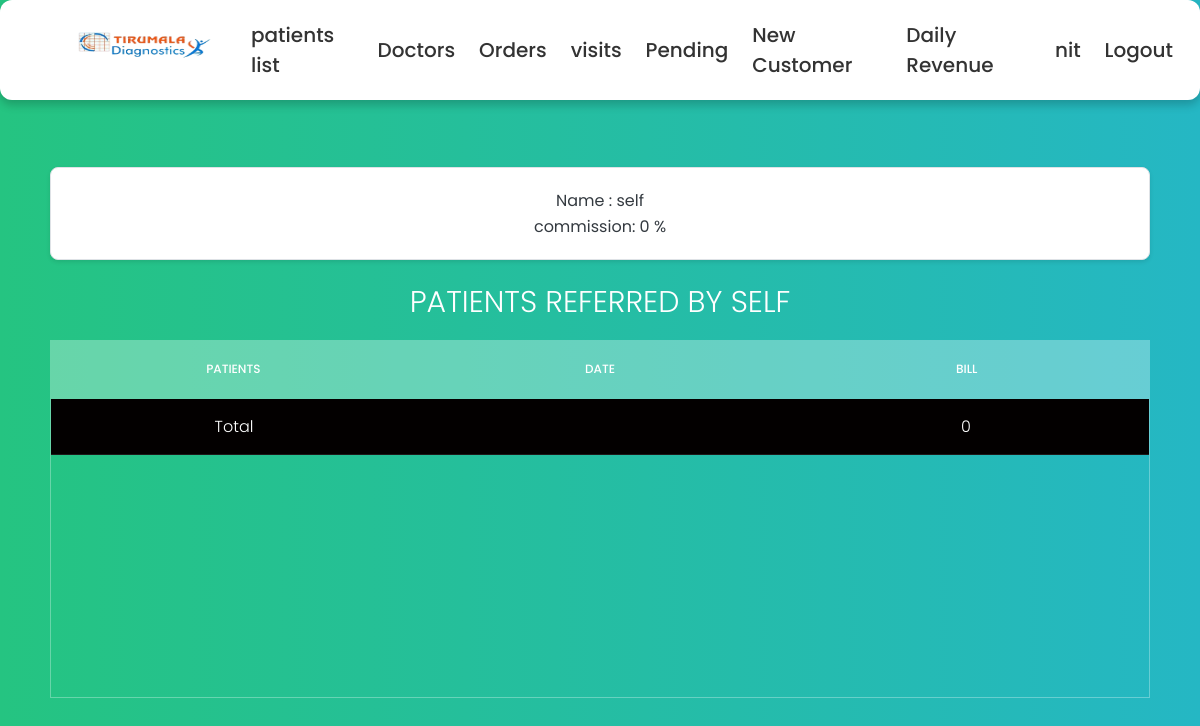
/3/doctor (signed in), run on an earlier commit of the app's database.
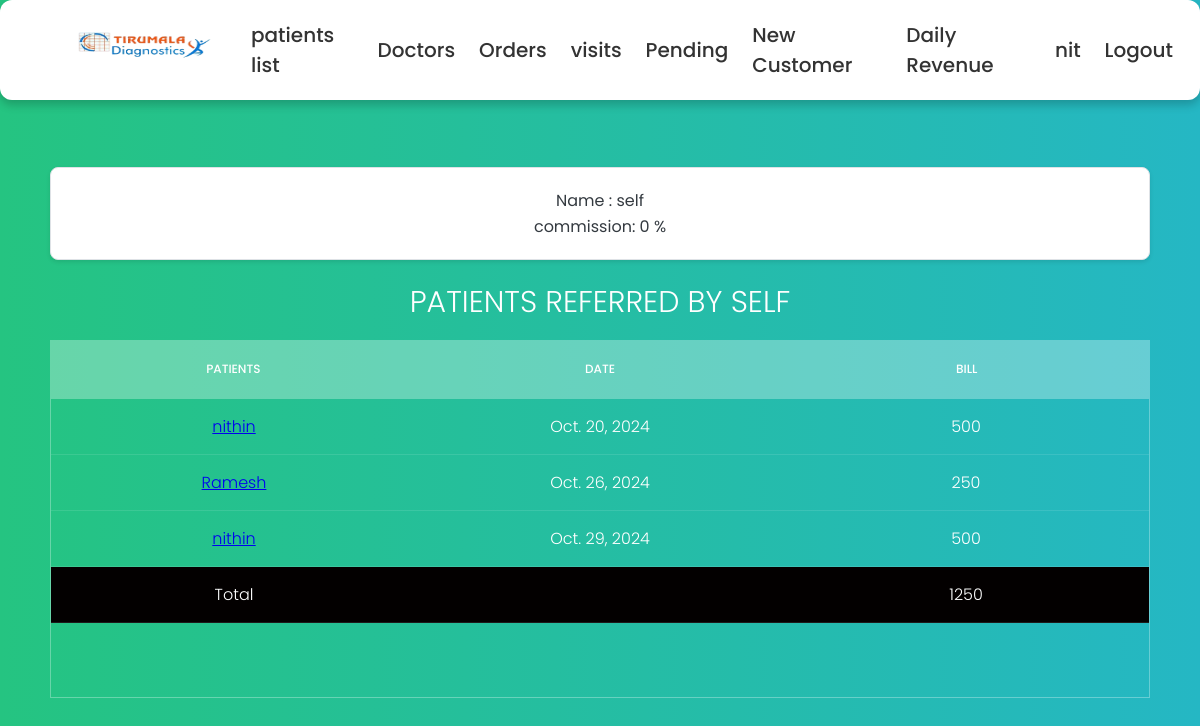
And on a later commit of the database.
### details/models.py (models this page shows, shortened)
class Doctor(models.Model):
    doctor_name = models.CharField(max_length=50)
    commission = models.IntegerField()
    doctor_mobile = models.IntegerField(null=True)
    doctor_email = models.EmailField(null=True)
    def total_cost(self):
        s = self.order_set.all()
        amount = 0
        for i in s:
            patient_bill = i.get_total()
            amount += patient_bill
        return amount
    def __str__(self):
        return self.doctor_name

class Order(models.Model):
    def get_total(self):
        total = sum(test.price for test in self.tests.all())
        return total
    collected_at = models.ForeignKey(Locations, on_delete=models.DO_NOTHING,null=True)
    referred_by = models.ForeignKey(Doctor, on_delete=models.DO_NOTHING,null=True)
    collected_date = models.DateField(null= True)
    expected_complete_date = models.DateField(null=True)
    tests = models.ManyToManyField(Test, blank=False)
    customer = models.ForeignKey(Customer,on_delete=models.DO_NOTHING, blank=False)
    order_id = models.UUIDField(default=uuid.uuid4, primary_key=True)
    collected_by = models.ForeignKey(Tech, on_delete=models.DO_NOTHING,null=True, related_name='collected_by', blank = True)
    tested_by = models.ForeignKey(Tech, on_delete=models.DO_NOTHING,null=True, related_name='tested_by', blank = True)
    report_by = models.ForeignKey(Tech, on_delete=models.DO_NOTHING,null=True, related_name='report_by',blank=True)
    collected_datetime = models.DateTimeField(null=True)  # For date and time
    tested_datetime = models.DateTimeField(null=True)  # For date and time
    report_datetime = models.DateTimeField(null=True)  # For date and time
    hba1c = models.CharField(max_length=10, blank= True)
    blood_urea_nitrogen = models.CharField(max_length=10, blank=True)
    cotinine = models.CharField(max_length=10, blank=True)
    esr_1_hour = models.CharField(max_length=10, blank=True)
    hbsag = models.CharField(max_length=10, blank=True)
    hiv_1_and_2 = models.CharField(max_length=10, blank=True)
    colour = models.CharField(max_length=10, blank=True)
    specific_gravity = models.CharField(max_length=10, blank=True)
    ph = models.CharField(max_length=10, blank=True)
    blood = models.CharField(max_length=10, blank=True)
    albumin = models.CharField(max_length=10, blank=True)
    sugar = models.CharField(max_length=10, blank=True)
    ketone_bodies = models.CharField(max_length=10, blank=True)
    nitrite = models.CharField(max_length=10, blank=True)
    urobilinogen = models.CharField(max_length=10, blank=True)
    leucocytes = models.CharField(max_length=10, blank=True)
    bile_salts = models.CharField(max_length=10, blank=True)
    bile_pigments = models.CharField(max_length=10, blank=True)
    pus_cells = models.CharField(max_length=10, blank=True)
    epithelial_cells = models.CharField(max_length=10, blank=True)
    rbcs = models.CharField(max_length=10, blank=True)
    bacteria = models.CharField(max_length=10, blank=True)
    others = models.CharField(max_length=10, blank=True)
    haemoglobin = models.CharField(max_length=10, blank=True)
    rbc_count = models.CharField(max_length=10, blank=True)
    pcv = models.CharField(max_length=10, blank=True)
    platelets = models.CharField(max_length=10, blank=True)
    wbc = models.CharField(max_length=10, blank=True)
    neutrophils = models.CharField(max_length=10, blank=True)
    lymphocytes = models.CharField(max_length=10, blank=True)
    eosinophils = models.CharField(max_length=10, blank=True)
    monocytes = models.CharField(max_length=10, blank=True)
    basophils = models.CharField(max_length=10, blank=True)
    mcv = models.CharField(max_length=10, blank=True)
    mchc = models.CharField(max_length=10, blank=True)
    mch = models.CharField(max_length=10, blank=True)
    random_blood_sugar = models.CharField(max_length=10, blank=True)
    uric_acid = models.CharField(max_length=10, blank=True)
    serum_creatinine = models.CharField(max_length=10, blank=True)
    total_cholesterol = models.CharField(max_length=10, blank=True)
    hdl = models.CharField(max_length=10, blank=True)
    ldl = models.CharField(max_length=10, blank=True)
    vldl = models.CharField(max_length=10, blank=True)
    triglycerides = models.CharField(max_length=10, blank=True)
    chol_hdl_ratio = models.CharField(max_length=10, blank=True)
    total_bilirubin = models.CharField(max_length=10, blank=True)
    direct_bilirubin = models.CharField(max_length=10, blank=True)
    indirect_bilirubin = models.CharField(max_length=10, blank=True)
    alkaline_phosphatase = models.CharField(max_length=10, blank=True)
    serum_gpt = models.CharField(max_length=10, blank=True)
    serum_got = models.CharField(max_length=10, blank=True)
    total_proteins = models.CharField(max_length=10, blank=True)
    albumin = models.CharField(max_length=10, blank=True)
    globulin = models.CharField(max_length=10, blank=True)
    alb_glob_ratio = models.CharField(max_length=10, blank=True)
    ggtp = models.CharField(max_length=10, blank=True)

class Customer(models.Model):
    user = models.OneToOneField(User, on_delete=models.CASCADE, null=True)  # Add this line
    title = models.ForeignKey(Title, on_delete=models.DO_NOTHING,null=True)
    patient_name = models.CharField(max_length=50)
    mobile = models.IntegerField(null=True)
    email = models.EmailField(null=True)
    gender = models.ForeignKey(Gender, on_delete=models.DO_NOTHING,null=True)
    age = models.CharField(max_length=4, null=True)
    patient_address = models.CharField(max_length=150)

class Test(models.Model):
    is_collected = {('yes', 'yes'),
              ('no', 'no')}
    test_id = models.AutoField(primary_key=True)
    test_name = models.CharField(max_length=50)
    collection_status = models.CharField(max_length=20, choices=is_collected, blank=False, default='no')
    price = models.IntegerField()

### details/views.py (the view)
# urls.py: path('<pk>/doctor', doctor, name='doctor'),
@login_required(login_url='user_login')
@group_required(['Techician'])
def doctor(request,pk):
    doctor = Doctor.objects.get(id=pk)
    orders = doctor.order_set.all()
    return render(request,'doctor_details.html',{'doctor':doctor, 'orders':orders})

### details/views.py (called while the page is built)
def group_required(group_names):
    if not isinstance(group_names, (list, tuple)):
        group_names = [group_names]  # Ensure it's always a list or tuple
    def in_groups(user):
        return user.is_authenticated and (user.is_superuser or user.groups.filter(name__in=group_names).exists())
    return user_passes_test(in_groups)

### details/Templates/doctor_details.html (shortened to what this page needs)
{% extends "base.html" %}
{% block content%}
<section>
    <div class="details">
        <p> Name : {{doctor}}</p>
        <p> commission: {{doctor.commission}} %</p>
    </div>
            <h1>Patients Referred By {{doctor}}</h1>
            <div class="tbl-header">
              <table cellpadding="0" cellspacing="0" border="0">
                <thead>
                    <tr>
                        <th>Patients</th>
                        <th>Date</th>
                        <th>Bill</th>
                    </tr>
                </thead>
              </table>
            </div>
            <div class="tbl-content">
              <table cellpadding="0" cellspacing="0" border="0">
                {% for order in orders %}
                <tbody>
                    <tr>
                        <td><a href="{% url 'order_details' order.order_id %}"> {{order.customer.patient_name}}</a></td>
                        <td>{{order.collected_date}}</td>
                        <td>{{order.get_total}}</td>
                    </tr>
                    {% endfor %}
                    <tr style="background-color: rgb(3, 0, 0);">
                      <td>Total</td>
                      <td></td>
                      <td>{{doctor.total_cost}}</td>
                  </tr>
                </tbody>
              </table>
            </div>
          </section>
{% endblock %}

What changed in the data, as far as the page shows it:
computed for Doctor "SELF": total_cost "0" → "1250"
added Order: customer.patient_name "nithin", collected_date "Oct. 20, 2024", get_total "500"
added Order: customer.patient_name "Ramesh", collected_date "Oct. 26, 2024", get_total "250"
added Order: customer.patient_name "nithin", collected_date "Oct. 29, 2024", get_total "500"
